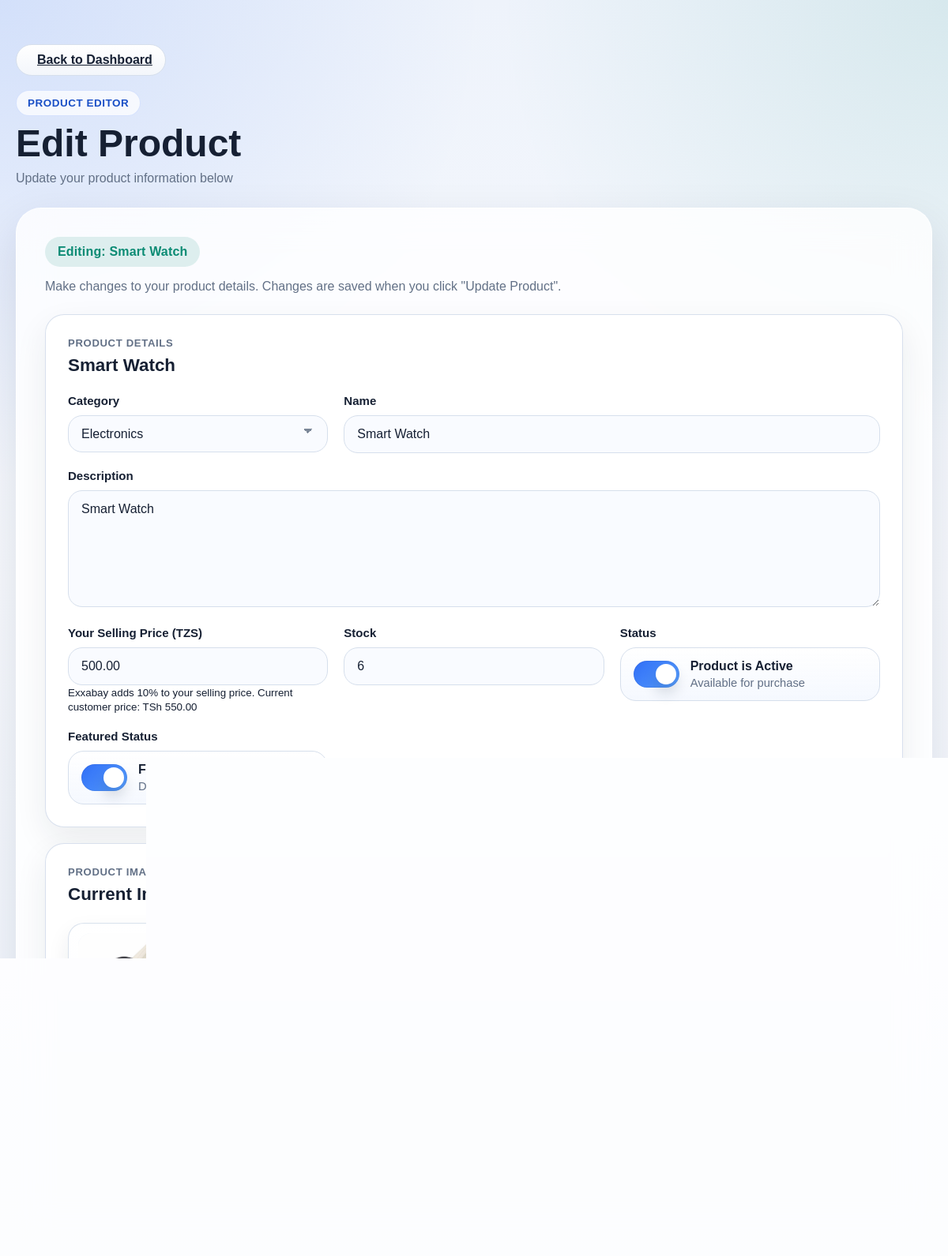
Page /products/product/9/edit/ (signed in) on the committed database.
### products/models.py (models this page shows, shortened)
class Product(models.Model):
    seller = models.ForeignKey('users.SellerProfile', on_delete=models.CASCADE)
    category = models.ForeignKey(Category, on_delete=models.SET_NULL, null=True, related_name='products')
    name = models.CharField(max_length=255)
    description = models.TextField()
    price = models.DecimalField(max_digits=10, decimal_places=2)
    seller_price = models.DecimalField(
    max_digits=10,
    decimal_places=2,
    null=True,
    blank=True,
)
    stock = models.PositiveIntegerField()
    is_available = models.BooleanField(default=True)
    is_featured = models.BooleanField(default=False)
    created_at = models.DateTimeField(auto_now_add=True)

class ProductImage(models.Model):
    product = models.ForeignKey(Product, on_delete=models.CASCADE, related_name='images')
    image = models.ImageField(upload_to='products/')

### products/views.py (the view)
# urls.py: path("product/<int:pk>/edit/", views.product_update, name="product_update"),
@login_required
def product_update(request, pk):
    product = get_object_or_404(Product, pk=pk)
    seller = get_object_or_404(SellerProfile, user=request.user)
    if product.seller != seller:
        raise PermissionDenied("You are not allowed to edit this product.")
    if request.method == "POST":
        form = ProductUpdateForm(
        request.POST,
        instance=product,
        user=request.user,
    )
        if form.is_valid():
            form.save()
            messages.success(request, f'Product "{product.name}" updated successfully!')
        else:
            messages.error(request, 'Please correct the errors below. Or turn off  is featured because it exceed limit')
    else:
        form = ProductUpdateForm(
        instance=product,
        user=request.user,
    )
    return render(
        request,
        "products/product_update.html",
        {
            "form": form,
            "product": product,
        },
    )

### products/models.py (called while the page is built)
    def __str__(self):
        return self.name

### products/templates/products/product_update.html (shortened to what this page needs)
{% extends 'products/base.html' %}
{% load static %}
{% block content %}
<main class="page">
  <section class="page__hero">
    <div style="display: flex; align-items: center; gap: 16px; margin-bottom: 8px;">
      <a href="{% url 'products:sellerDashboard' %}" class="btn btn--secondary" style="min-height: 40px; padding: 0 16px;">
        <span>Back to Dashboard</span>
      </a>
    </div>
    <div class="page__badge">Product Editor</div>
    <h1 class="page__title">Edit Product</h1>
    <p class="page__subtitle">Update your product information below</p>
  </section>
  <section class="workspace-card">
    <div class="workspace-card__top">
      <div class="workspace-card__intro">
        <span class="counter-badge">Editing: {{ product.name }}</span>
        <p class="workspace-card__hint">
          Make changes to your product details. Changes are saved when you click "Update Product".
        </p>
      </div>
    </div>
    <form class="product-form" method="POST" novalidate>
      <div class="product-list">
        <article class="product-card">
          <div class="product-card__header">
            <div class="product-card__heading">
              <p class="product-card__eyebrow">Product Details</p>
              <h2 class="product-card__title">{{ product.name }}</h2>
            </div>
          </div>
          <div class="product-card__grid">
            <div class="form-group form-group--category">
              <label class="form-group__label" for="{{ form.category.id_for_label }}">Category</label>
              {{ form.category }}
            </div>
            <div class="form-group form-group--name">
              <label class="form-group__label" for="{{ form.name.id_for_label }}">Name</label>
              {{ form.name }}
            </div>
            <div class="form-group form-group--description">
              <label class="form-group__label" for="{{ form.description.id_for_label }}">Description</label>
              {{ form.description }}
            </div>
            <div class="form-group form-group--price">
              <label
                class="form-group__label"
                for="{{ form.seller_price.id_for_label }}"
              >
                Your Selling Price (TZS)
              </label>
              {{ form.seller_price }}
              <small class="form-group__hint">
                Exxabay adds 10% to your selling price.
                Current customer price: TSh {{ product.price }}
              </small>
            </div>
            <div class="form-group form-group--stock">
              <label class="form-group__label" for="{{ form.stock.id_for_label }}">Stock</label>
              {{ form.stock }}
            </div>
            <div class="form-group form-group--featured">
              <span class="form-group__label">Status</span>
              <label class="toggle-switch" data-toggle-control>
                <span class="toggle-switch__track" aria-hidden="true"></span>
                <span class="toggle-switch__copy">
                  <span class="toggle-switch__title">
                    {% if product.is_available %}Product is Active{% else %}Product is Inactive{% endif %}
                  </span>
                  <span class="toggle-switch__meta" data-toggle-status>
                    {% if product.is_available %}Available for purchase{% else %}Hidden from store{% endif %}
                  </span>
                </span>
              </label>
            </div>
            <div class="form-group form-group--featured">
              <span class="form-group__label">Featured Status</span>
              <label class="toggle-switch" data-toggle-control>
                <span class="toggle-switch__track" aria-hidden="true"></span>
                <span class="toggle-switch__copy">
                  <span class="toggle-switch__title">
                    {% if product.is_featured %}Featured Product{% else %}Standard Product{% endif %}
                  </span>
                  <span class="toggle-switch__meta" data-toggle-status>
                    {% if product.is_featured %}Displayed on storefront{% else %}Not in featured section{% endif %}
                  </span>
                </span>
              </label>
            </div>
          </div>
        </article>
        {% if product.images.exists %}
        <article class="product-card">
          <div class="product-card__header">
            <div class="product-card__heading">
              <p class="product-card__eyebrow">Product Images</p>
              <h2 class="product-card__title">Current Images</h2>
            </div>
          </div>
          <div class="image-preview" aria-live="polite">
            {% for image in product.images.all %}
            <article class="image-preview__item">
              <div class="image-preview__thumb">
                <img class="image-preview__image" src="{{ image.image.url }}" alt="{{ product.name }} - Image {{ forloop.counter }}">
              </div>
              <div class="image-preview__details">
                <p class="image-preview__name">Image {{ forloop.counter }}</p>
                <p class="image-preview__size">Uploaded image</p>
              </div>
            </article>
            {% endfor %}
          </div>
        </article>
        {% endif %}
      </div>
      <div class="page-actions">
        <a href="{% url 'products:sellerDashboard' %}" class="btn btn--secondary">
        </a>
        <button class="btn btn--primary" type="submit">
        </button>
      </div>
    </form>
  </section>
</main>
{% endblock %}

### rows in the picture
Product: name "Smart Watch", category "Electronics", description "Smart Watch", seller_price "500.00", price "550.00", stock "6"
ProductImage: image (picture)
